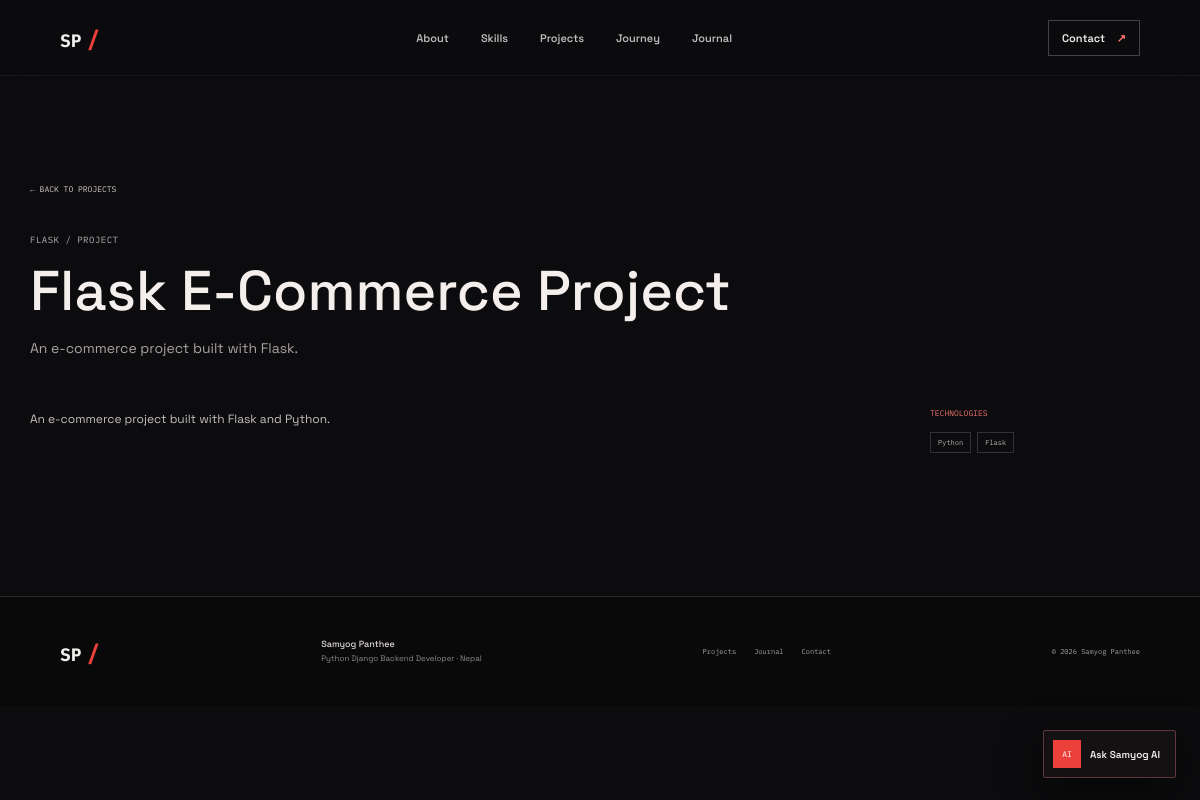
The app's page /projects/flask-ecommerce-project/ with its own data.
### portfolio/models.py (models this page shows, shortened)
class Project(models.Model):
    CATEGORY_CHOICES = [
        ('django', 'Django'),
        ('api', 'REST API'),
        ('python', 'Python'),
        ('flask', 'Flask'),
        ('web', 'Web application'),
    ]
    title = models.CharField(max_length=140)
    slug = models.SlugField(unique=True)
    summary = models.CharField(max_length=220)
    description = models.TextField()
    category = models.CharField(max_length=12, choices=CATEGORY_CHOICES, default='django')
    thumbnail = models.ImageField(upload_to='projects/', blank=True)
    image_alt = models.CharField(max_length=180, blank=True)
    technologies = models.CharField(max_length=240, blank=True, help_text='Comma-separated technologies')
    github_url = models.URLField(blank=True)
    live_url = models.URLField(blank=True)
    technical_highlights = models.TextField(blank=True, help_text='One highlight per line')
    featured = models.BooleanField(default=False)
    published = models.BooleanField(default=True)
    display_order = models.PositiveSmallIntegerField(default=0)
    project_date = models.DateField(null=True, blank=True)
    class Meta:
        ordering = ('-featured', 'display_order', '-project_date', 'title')
    @property
    def technology_list(self):
        return [technology.strip() for technology in self.technologies.split(',') if technology.strip()]
    @property
    def highlight_list(self):
        return [highlight.strip() for highlight in self.technical_highlights.splitlines() if highlight.strip()]

class PortfolioProfile(models.Model):
    name = models.CharField(max_length=100)
    role = models.CharField(max_length=140)
    bio = models.TextField()
    location = models.CharField(max_length=100, blank=True)
    education = models.CharField(max_length=180, blank=True)
    institution = models.CharField(max_length=180, blank=True)
    study_year = models.CharField(max_length=80, blank=True)
    email = models.EmailField(blank=True)
    github_url = models.URLField(blank=True)
    linkedin_url = models.URLField(blank=True)
    facebook_url = models.URLField(blank=True)
    instagram_url = models.URLField(blank=True)
    profile_photo = models.ImageField(upload_to='profile/', blank=True)
    resume_file = models.FileField(upload_to='resume/', blank=True)
    updated_at = models.DateTimeField(auto_now=True)
    class Meta:
        verbose_name = 'portfolio profile'
        verbose_name_plural = 'portfolio profile'

### portfolio/views.py (the view)
# urls.py: path('projects/<slug:slug>/', views.project_detail, name='project_detail'),
@require_GET
def project_detail(request, slug):
    project = get_object_or_404(Project.objects.prefetch_related('gallery'), slug=slug, published=True)
    return render(request, 'portfolio/project_detail.html', {'project': project})

### portfolio/context_processors.py (called while the page is built)
def profile_context(request):
    return {'profile': PortfolioProfile.objects.filter(pk=1).first()}

### portfolio/templates/portfolio/project_detail.html (shortened to what this page needs)
{% extends 'portfolio/base.html' %}
{% block content %}
<article class="detail-page content-section">
  <a class="back-link" href="{% url 'home' %}#projects">← BACK TO PROJECTS</a>
  <p class="eyebrow">{{ project.get_category_display }} / PROJECT</p>
  <h1>{{ project.title }}</h1><p class="detail-summary">{{ project.summary }}</p>
  <div class="detail-layout"><div class="detail-copy">{{ project.description|linebreaks }}</div><aside class="detail-meta"><span>TECHNOLOGIES</span><div class="project-tech">{% for technology in project.technology_list %}<span>{{ technology }}</span>{% endfor %}</div></aside></div>
</article>
{% endblock %}

### portfolio/templates/portfolio/base.html (shortened to what this page needs)
{% load static %}
<!doctype html>
<html lang="en">
<head>
  <link rel="stylesheet" href="{% static 'portfolio/css/portfolio.css' %}">
</head>
<body>
  <header class="site-header">
    <a class="site-logo" href="{% url 'home' %}" aria-label="{{ profile.name|default:'Samyog Panthee' }} home"><span>SP</span><b>/</b></a>
    <nav class="main-nav" id="primary-navigation" aria-label="Primary navigation">
      <a href="{% url 'home' %}#about">About</a>
      <a href="{% url 'home' %}#skills">Skills</a>
      <a href="{% url 'home' %}#projects">Projects</a>
      <a href="{% url 'home' %}#journey">Journey</a>
      <a href="{% url 'blog_list' %}">Journal</a>
    </nav>
    <a class="nav-cta" href="{% url 'home' %}#contact">Contact <span aria-hidden="true">↗</span></a>
  </header>
  <main id="main-content">{% block content %}{% endblock %}</main>
  <footer class="site-footer">
    <a class="site-logo" href="{% url 'home' %}" aria-label="Back to top"><span>SP</span><b>/</b></a>
    <p><strong>{{ profile.name|default:'Samyog Panthee' }}</strong><br>Python Django Backend Developer · Nepal</p>
    <nav aria-label="Footer navigation"><a href="{% url 'home' %}#projects">Projects</a><a href="{% url 'blog_list' %}">Journal</a><a href="{% url 'home' %}#contact">Contact</a></nav>
    <span class="footer-copy">© 2026 {{ profile.name|default:'Samyog Panthee' }}</span>
  </footer>
  <button class="chat-launcher" id="chat-launcher" type="button" aria-label="Open Samyog AI" aria-expanded="false"><span class="chat-launcher-mark">AI</span><span>Ask Samyog AI</span></button>
</body>
</html>

### portfolio/static/portfolio/css/portfolio.css (style rules this page uses)
:root { color-scheme: dark; --bg: #0c0c0e; --surface: #121214; --surface-2: #18181b; --surface-3: #202024; --line: #303035; --text: #f1efec; --muted: #a2a0a0; --quiet: #757477; --red: #ec403b; --red-soft: #ff7770; --green: #72c899; --mono: "IBM Plex Mono", monospace; --sans: "Space Grotesk", sans-serif; --content: 1280px; }
* { box-sizing: border-box; }
html, body { overflow-x: clip; }
html { scroll-behavior: smooth; scroll-padding-top: 94px; }
body { margin: 0; overflow-x: clip; background: var(--bg); color: var(--text); font-family: var(--sans); -webkit-font-smoothing: antialiased; }
body, button, input, textarea { font-family: var(--sans); }
a { color: inherit; }
button, input, textarea { font: inherit; }
button { color: inherit; }
.site-header { position: sticky; z-index: 50; top: 0; min-height: 76px; display: flex; align-items: center; justify-content: space-between; gap: 26px; padding: 0 max(5vw, calc((100vw - var(--content)) / 2)); border-bottom: 1px solid #ffffff0e; background: #0c0c0ee8; backdrop-filter: blur(18px); }
.site-logo { display: inline-flex; align-items: baseline; gap: 5px; color: var(--text); font: 700 18px var(--mono); letter-spacing: 0; text-decoration: none; }
.site-logo span { color: var(--text); }
.site-logo b { color: var(--red); font-size: 23px; }
.main-nav { display: flex; align-items: center; gap: 32px; }
.main-nav a, .nav-cta { color: #bdbabb; font-size: 11px; font-weight: 600; text-decoration: none; transition: color .2s; }
.nav-cta { padding: 10px 13px; border: 1px solid #454145; color: var(--text); }
.nav-cta span { margin-left: 9px; color: var(--red-soft); }
.eyebrow { display: flex; align-items: center; gap: 9px; margin: 0 0 17px; color: #b4aeb0; font: 9px var(--mono); letter-spacing: .5px; text-transform: uppercase; }
.content-section { max-width: var(--content); margin: 0 auto; padding: 100px 30px; }
.project-tech { display: flex; flex-wrap: wrap; gap: 6px; }
.project-tech span { padding: 5px 7px; border: 1px solid #343034; color: #bab0b2; font: 7px var(--mono); }
.detail-page { min-height: 65vh; }
.back-link { display: inline-block; margin-bottom: 40px; color: #d4c8c9; font: 8px var(--mono); text-decoration: none; }
.detail-page > h1 { max-width: 900px; margin: 0 0 16px; color: #f4efed; font-size: 56px; font-weight: 500; line-height: 1.04; }
.detail-summary { max-width: 700px; color: #aaa1a2; font-size: 14px; line-height: 1.75; }
.detail-layout { display: grid; grid-template-columns: minmax(0,1fr) 240px; gap: 10%; margin-top: 35px; }
.detail-copy { color: #c7bfc0; font-size: 12px; line-height: 1.9; }
.detail-meta { display: flex; flex-direction: column; align-items: start; gap: 14px; padding-top: 12px; }
.detail-meta > span { color: #ee736d; font: 8px var(--mono); }
.site-footer { min-height: 110px; display: flex; align-items: center; justify-content: space-between; gap: 25px; padding: 24px max(5vw, calc((100vw - var(--content)) / 2)); border-top: 1px solid #2c292c; background: #09090a; }
.site-footer p { margin: 0; color: #8f888a; font-size: 8px; line-height: 1.7; }
.site-footer p strong { color: #dfd8d7; font-size: 9px; font-weight: 500; }
.site-footer nav { display: flex; gap: 18px; }
.site-footer nav a,.footer-copy { color: #aaa1a2; font: 7px var(--mono); text-decoration: none; }
.chat-launcher { position: fixed; z-index: 80; right: 24px; bottom: 22px; min-height: 48px; display: flex; align-items: center; gap: 9px; padding: 0 15px 0 9px; border: 1px solid #5e383a; border-radius: 2px; background: #161315ef; color: #f4efed; font-size: 10px; font-weight: 600; box-shadow: 0 12px 38px #0008; cursor: pointer; transition: transform .2s, border-color .2s; }
.chat-launcher-mark { width: 28px; height: 28px; display: grid; place-items: center; background: var(--red); color: white; font: 8px var(--mono); }
.reveal { opacity: 0; transform: translateY(16px); transition: opacity .65s,transform .65s; }
.reveal.is-visible { opacity: 1; transform: translateY(0); }

### records on screen
Project: category "FLASK", title "Flask E-Commerce Project", summary "An e-commerce project built with Flask.", description "An e-commerce project built with Flask and Python."
PortfolioProfile: name "Samyog Panthee"

### other values on screen
{{ technology }} "Python" "Flask"
